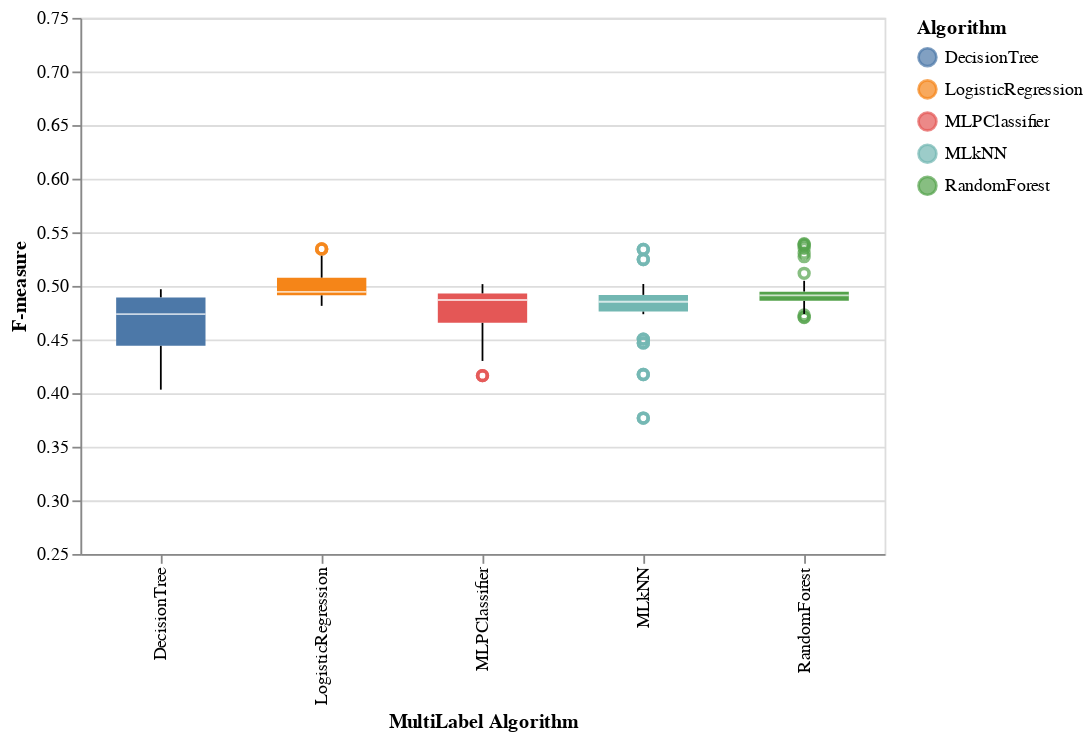

The code cell stored with this chart in its notebook:
### Code cell
#source = data.population.url

alt.Chart(dataBinary,height=300,width=450).mark_boxplot(size=50).encode(
    x=alt.X('Algorithm:O',title='MultiLabel Algorithm'),
    y=alt.Y('Fmeasure_Score', title='F-measure',scale=alt.Scale(domain=(0.25, 0.75))),
    color='Algorithm'
)

### Figure 1 — Vega-Lite specification as saved in the notebook (floating-point values rounded to 4 significant figures; data arrays with more than 128 entries replaced by an {"elided": "..."} marker saying what was removed)
{"config": {"view": {"continuousWidth": 400, "continuousHeight": 300}}, "data": {"name": "data-99c5e36839ae99a19eb367dec9859441"}, "mark": {"type": "boxplot", "size": 50}, "encoding": {"color": {"type": "nominal", "field": "Algorithm"}, "x": {"type": "ordinal", "field": "Algorithm", "title": "MultiLabel Algorithm"}, "y": {"type": "quantitative", "field": "Fmeasure_Score", "scale": {"domain": [0.25, 0.75]}, "title": "F-measure"}}, "height": 300, "width": 450, "$schema": "https://vega.github.io/schema/vega-lite/v4.8.1.json", "datasets": {"data-99c5e36839ae99a19eb367dec9859441": {"elided": "300 records"}}}
